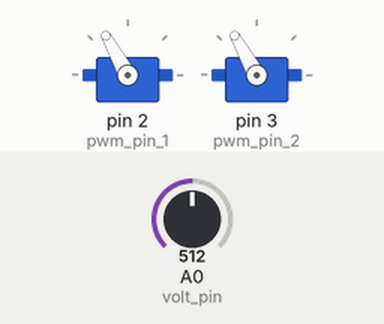
Recording of a sketch running on a simulated Arduino Uno, built with avr-gcc and run on an emulated ATmega328P. Parts: 2 × servo. Inputs (shaded band) come from the test bench; at power-on: A0 (volt_pin) = 512. What the sketch prints to the serial monitor is not drawn.

Above: at 1.2 s.
1.3 s: A0 (volt_pin) set to 110
At 1.81 s:
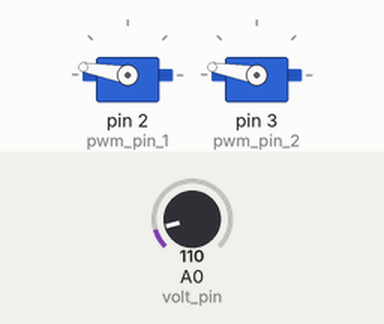
At 4.0 s:
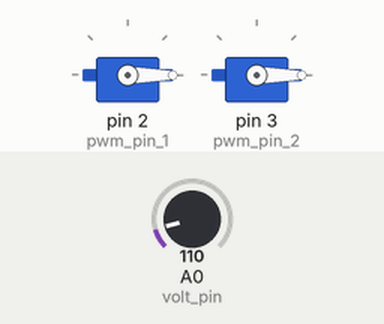
4.3 s: A0 (volt_pin) set to 93
Timing chart, 0 to 7.3 s (numbered marks = the images above; inputs shaded):
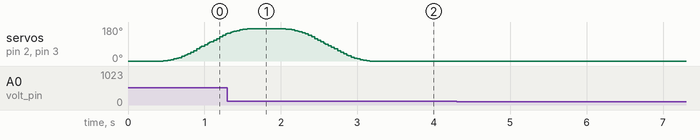

The sketch:

week_6_hitek_servo_profiling.ino
```cpp
#include <Servo.h>
#define pwm_pin_1 2
#define pwm_pin_2 3
#define volt_pin A0

Servo servo_test_1;
Servo servo_test_2;
int start_pos = 0;
//int stop_pos = 170;
unsigned int prevUpdateMillis = 0; // initialize sample counter
unsigned int prevRotateMillis = 0; // initialize rotation counter
unsigned int update_time = 20;
unsigned int wait_time = 2000;
const int updates = 180;
int voltages[updates];
const int positions[updates] =
{0,0,0,0,0,0,0,0,0,0,0,0,0,0,0,0,0,0,0,0,0,0,
1,2,3,4,5,7,9,11,13,15,18,21,24,27,31,34,38,
43,47,51,55,60,64,68,72,77,81,85,89,94,98,102,
106,111,115,119,123,128,132,136,139,143,146,149,
152,155,157,159,161,163,165,166,167,168,169,170,
170,170,170,170,170,170,170,170,170,170,170,170,
170,170,170,170,170,170,170,170,170,170,170,170,
169,168,167,166,165,163,161,159,157,155,152,149,
146,143,139,136,132,128,123,119,115,111,106,102,
98,94,89,85,81,77,72,68,64,60,55,51,47,43,38,34,
31,27,24,21,18,15,13,11,9,7,5,4,3,2,1,
0,0,0,0,0,0,0,0,0,0,0,0,0,0,0,0,0,0,0,0,0,0,0};

//unsigned int times[updates];
//int update_nums[updates];
int update_counter = 0;
bool read_enable = true;
bool rotate_init = true;
bool rotate_wait = false;
bool print_enable = false;


void setup() {
   servo_test_1.attach(pwm_pin_1, 500, 2500);
   servo_test_2.attach(pwm_pin_2, 500, 2500);
   Serial.begin(9600);
}


void loop() {

    unsigned int currUpdateMillis = millis();
    unsigned int currRotateMillis = millis();

   if (rotate_init)
   {
     servo_test_1.write(start_pos);
     servo_test_2.write(start_pos);
     rotate_init = false;
     rotate_wait = true;
   }
   if ((rotate_wait) && (currRotateMillis - prevRotateMillis >= wait_time))
   {
     read_enable = true;
     rotate_wait = false;
   }
   if ((read_enable) && (currUpdateMillis - prevUpdateMillis >= update_time))
   {
     //times[update_counter] = millis();
     //update_nums[update_counter] = update_counter;
     voltages[update_counter] = analogRead(volt_pin);
     servo_test_1.write(positions[update_counter]);
     servo_test_2.write(positions[update_counter]);
     update_counter++;
     prevUpdateMillis = millis();
     if (update_counter >= updates)
     {
       read_enable = false;
       print_enable = true;
     }
   }
   if (print_enable)
   {
       Serial.println("[");
       for (int i = 0; i < updates; i++)
       {
           //Serial.print(update_nums[i]);
           //Serial.print(",");
           //Serial.print(times[i]);
           //Serial.print(",");
           //Serial.print(positions[i]);
           //Serial.print(",");
           Serial.print(voltages[i]);
           Serial.print(", ");
       }
       Serial.println("]");
       print_enable = false;
   }
}
```

Measured:
- after the input at 4.3 s, every drawn part: stays the same
- by itself, servo on pin 2 (pwm_pin_1), servo on pin 3 (pwm_pin_2): rises from 143° to 170° in 0.26 s, then falls to 0° in 1.6 s
